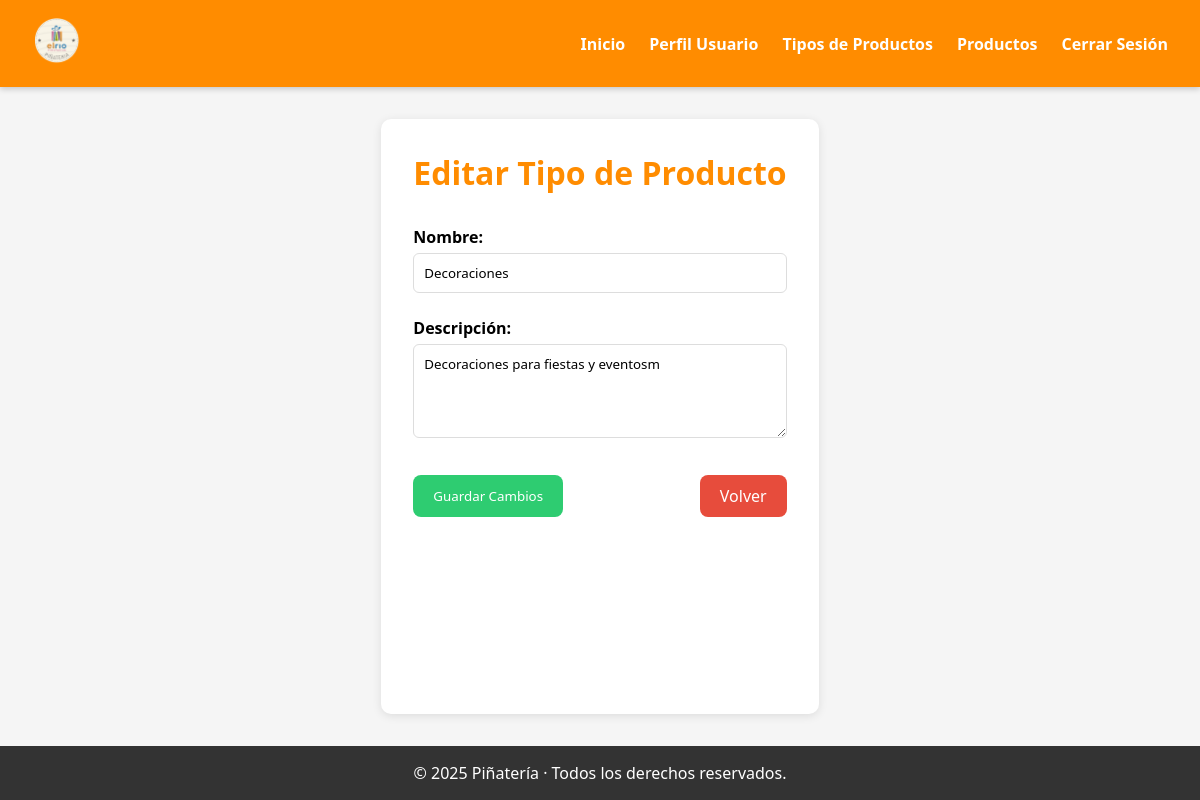
Page /frontend/tipos_productos/editar.php?id=2 (signed in) on the committed database.
### tables this page shows
CREATE TABLE `tipos_productos` (
  `id` int(11) NOT NULL,
  `nombre` varchar(100) NOT NULL,
  `descripcion` text DEFAULT NULL,
  `creado_en` timestamp NOT NULL DEFAULT current_timestamp()
);

### frontend/tipos_productos/editar.php (the view, shortened to what this page needs)
<?php
include '../../config/conexion.php';
$id = (int)$_GET['id'];
$stmt = $conexion->prepare("SELECT * FROM tipos_productos WHERE id = :id LIMIT 1");
$stmt->execute([':id' => $id]);
$tipo = $stmt->fetch(PDO::FETCH_ASSOC);
?>
<!DOCTYPE html>
<html lang="es">
<head>
    <link rel="stylesheet" href="../../assets/css/tipos_productos/tipoPedit.css">
</head>
<body>
    <header>
        <div class="logo">
            <img src="../../assets/img/logo.png" alt="Logo Piñatería" />
        </div>
        <nav>
            <ul>
                <li><a href="../../index.php">Inicio</a></li>
                <li><a href="../usuarios/dashboard.php">Perfil Usuario</a></li>
                <li><a href="../tipos_productos/index.php">Tipos de Productos</a></li>
                <li><a href="../productos/index.php">Productos</a></li>
                <li><a href="../usuarios/logout.php">Cerrar Sesión</a></li>
            </ul>
        </nav>
    </header>
    <main>
        <h1>Editar Tipo de Producto</h1>
        <form method="POST" class="formulario">
            <div class="campo">
                <label>Nombre:</label>
                <input type="text" name="nombre" value="<?= htmlspecialchars($tipo['nombre']) ?>" required>
            </div>
            <div class="campo">
                <label>Descripción:</label>
                <textarea name="descripcion" rows="4"><?= htmlspecialchars($tipo['descripcion']) ?></textarea>
            </div>
            <div class="acciones">
                <button type="submit" class="btn-guardar">Guardar Cambios</button>
                <a href="index.php" class="btn-volver">Volver</a>
            </div>
        </form>
    </main>
    <footer>
        <p>&copy; <?= date('Y') ?> Piñatería · Todos los derechos reservados.</p>
    </footer>
</body>
</html>

### assets/css/tipos_productos/tipoPedit.css (style rules this page uses)
* { margin: 0; padding: 0; box-sizing: border-box; font-family: 'Segoe UI', Tahoma, Geneva, Verdana, sans-serif; }
html, body { height: 100%; }
body { display: flex; flex-direction: column; min-height: 100vh; background: #f5f5f5; }
header { background-color: #ff8c00; color: #fff; padding: 1rem 2rem; display: flex; align-items: center; justify-content: space-between; box-shadow: 0 2px 6px rgba(0,0,0,0.2); }
header .logo img { height: 50px; }
nav ul { list-style: none; display: flex; gap: 1.5rem; }
nav ul li a { color: #fff; text-decoration: none; font-weight: bold; transition: 0.3s ease; }
main { flex: 1; max-width: 600px; padding: 2rem; margin: 2rem auto; background: white; border-radius: 10px; box-shadow: 0 2px 10px rgba(0,0,0,0.1); }
h1 { text-align: center; color: #ff8c00; margin-bottom: 2rem; }
.formulario .campo { margin-bottom: 1.5rem; }
label { font-weight: bold; display: block; margin-bottom: 5px; }
input, textarea { width: 100%; padding: 10px; border: 1px solid #ddd; border-radius: 6px; outline: none; }
.acciones { display: flex; justify-content: space-between; margin-top: 2rem; }
.btn-guardar { background: #2ecc71; color: white; padding: 10px 20px; border-radius: 8px; border: none; cursor: pointer; transition: 0.3s; }
.btn-volver { background: #e74c3c; padding: 10px 20px; color: white; text-decoration: none; border-radius: 8px; transition: 0.3s; }
footer { background-color: #333; color: #fff; padding: 1rem; text-align: center; }

### rows in the picture
tipos_productos: nombre "Decoraciones", descripcion "Decoraciones para fiestas y eventosm"
